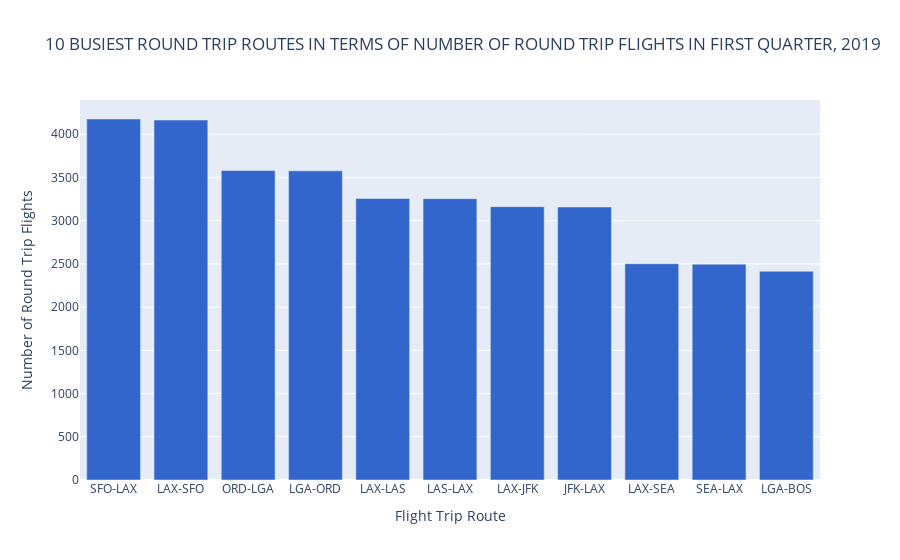

The notebook cell this image was saved under:
### Code cell
fig = plt.figure(figsize=(12, 6))
fig = px.bar(top_10_trip_freq, 
             x = "ROUTE", 
             y = "TRIP_FREQ", 
             hover_name = "ROUTE", 
             color_discrete_sequence = px.colors.qualitative.G10,
             title = "10 BUSIEST ROUND TRIP ROUTES IN TERMS OF NUMBER OF ROUND TRIP FLIGHTS IN FIRST QUARTER, 2019",
             labels = {"TRIP_FREQ": "Number of Round Trip Flights", "ROUTE": "Flight Trip Route"},
             height = 600)

fig.show()

### Figure 1 — Plotly figure (JSON) as saved in the notebook; plotly's stock layout.template omitted (floating-point values rounded to 4 significant figures)
{"data": [{"alignmentgroup": "True", "hovertemplate": "<b>%{hovertext}</b><br><br>Flight Trip Route=%{x}<br>Number of Round Trip Flights=%{y}<extra></extra>", "hovertext": ["SFO-LAX", "LAX-SFO", "ORD-LGA", "LGA-ORD", "LAX-LAS", "LAS-LAX", "LAX-JFK", "JFK-LAX", "LAX-SEA", "SEA-LAX", "LGA-BOS"], "legendgroup": "", "marker": {"color": "#3366CC", "pattern": {"shape": ""}}, "name": "", "offsetgroup": "", "orientation": "v", "showlegend": false, "textposition": "auto", "type": "bar", "x": ["SFO-LAX", "LAX-SFO", "ORD-LGA", "LGA-ORD", "LAX-LAS", "LAS-LAX", "LAX-JFK", "JFK-LAX", "LAX-SEA", "SEA-LAX", "LGA-BOS"], "xaxis": "x", "y": [4176, 4164, 3580, 3576, 3257, 3254, 3162, 3158, 2502, 2497, 2415], "yaxis": "y"}], "layout": {"autosize": true, "barmode": "relative", "dragmode": "zoom", "legend": {"tracegroupgap": 0}, "title": {"text": "10 BUSIEST ROUND TRIP ROUTES IN TERMS OF NUMBER OF ROUND TRIP FLIGHTS IN FIRST QUARTER, 2019"}, "xaxis": {"anchor": "y", "autorange": true, "domain": [0, 1], "range": [-0.5, 10.5], "title": {"text": "Flight Trip Route"}, "type": "category"}, "yaxis": {"anchor": "x", "autorange": true, "domain": [0, 1], "range": [0, 4396.0], "title": {"text": "Number of Round Trip Flights"}, "type": "linear"}}}
